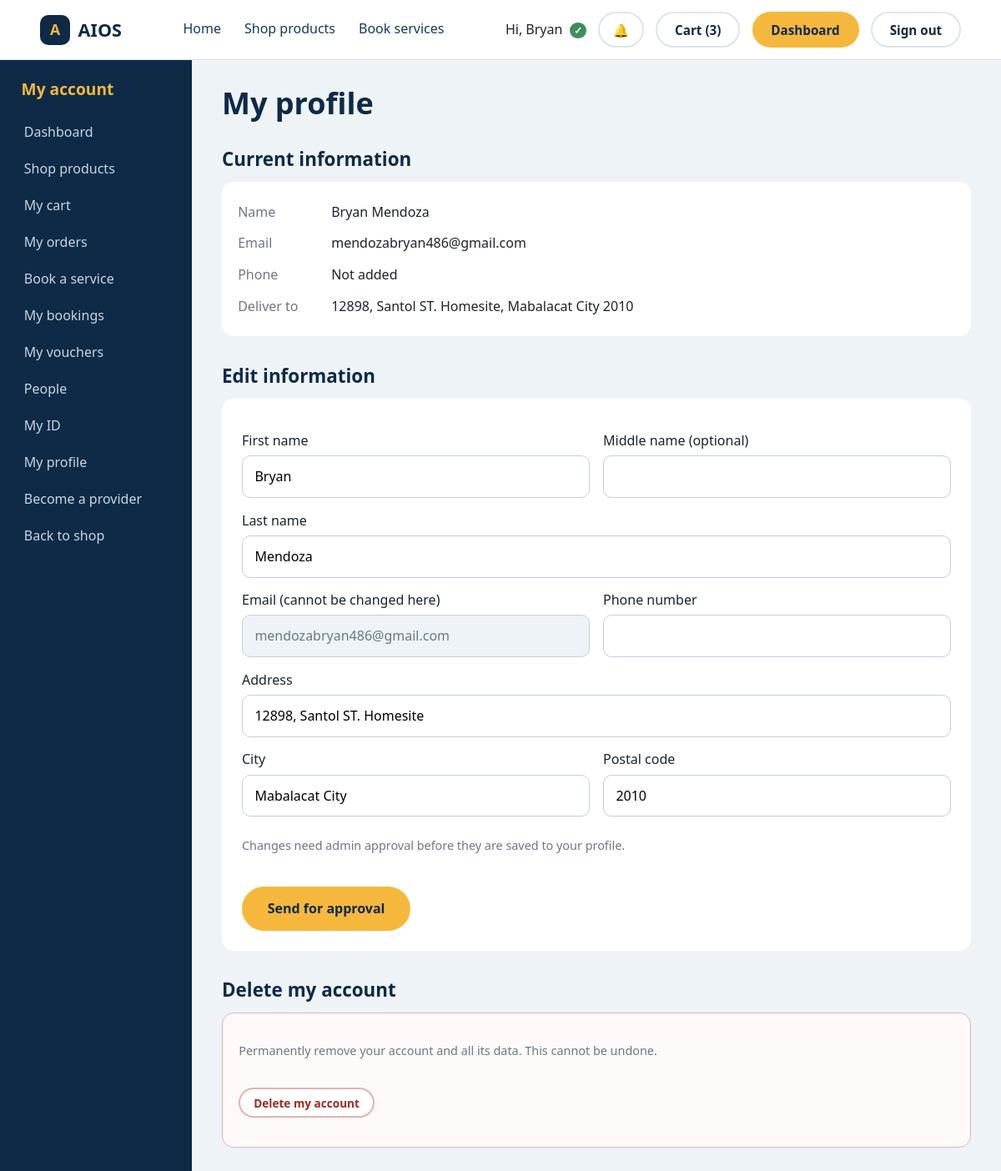
The app's page /profile.php (signed in) with its own data.
### tables this page shows
CREATE TABLE IF NOT EXISTS users (
  id            INT UNSIGNED AUTO_INCREMENT PRIMARY KEY,
  role          ENUM('admin','client','staff') NOT NULL DEFAULT 'client',
  staff_type    ENUM('service','product') NULL,           
  first_name    VARCHAR(60)  NOT NULL,
  middle_name   VARCHAR(60)  NULL,
  last_name     VARCHAR(60)  NOT NULL,
  email         VARCHAR(120) NULL UNIQUE,
  phone         VARCHAR(20)  NULL UNIQUE,
  password_hash VARCHAR(255) NOT NULL,
  address       VARCHAR(255) NOT NULL,
  city          VARCHAR(80)  NOT NULL,
  postal_code   VARCHAR(12)  NULL,
  is_verified   TINYINT(1)   NOT NULL DEFAULT 0,
  photo         VARCHAR(200) NOT NULL DEFAULT '',         
  service_rate  DECIMAL(10,2) NULL,                       
  service_about VARCHAR(600) NOT NULL DEFAULT '',         
  id_doc_type   VARCHAR(20)  NOT NULL DEFAULT '',         
  id_doc_file   VARCHAR(200) NOT NULL DEFAULT '',         
  id_status     ENUM('pending','approved','rejected') NOT NULL DEFAULT 'approved',    
  id_reviewed_at DATETIME NULL,
  id_note       VARCHAR(200) NOT NULL DEFAULT '',         
  created_at    TIMESTAMP    NOT NULL DEFAULT CURRENT_TIMESTAMP
);

### profile.php (the view, shortened to what this page needs)
<?php
require_once __DIR__ . '/includes/bootstrap.php';
require_role('client');
$uid = $_SESSION['user_id'];
$me = db()->prepare('SELECT * FROM users WHERE id = ?');
$me->execute([$uid]);
$me = $me->fetch();
$errors = [];
$last = db()->prepare('SELECT * FROM profile_changes WHERE user_id = ? ORDER BY id DESC LIMIT 1');
$last->execute([$uid]);
$last = $last->fetch();
$pending = $last && $last['status'] === 'pending' ? $last : null;
$form = $errors ? $d : ($pending ?: $me);
$v = fn($k) => htmlspecialchars((string)($form[$k] ?? ''));
$show = fn($row) => htmlspecialchars(trim($row['first_name'] . ' ' . ($row['middle_name'] ?? '') . ' ' . $row['last_name']));
?>
<!DOCTYPE html>
<html lang="en">
<head>
  <link rel="stylesheet" href="css/style.css">
</head>
<body>
  <?php include __DIR__ . '/includes/topbar.php'; ?>
  <div class="dash">
    <?php include __DIR__ . '/includes/sidebar.php'; ?>
    <main class="dash-main">
      <h1>My profile</h1>
      <h2>Current information</h2>
      <div class="card profile">
        <p><strong>Name</strong><?= $show($me) ?></p>
        <p><strong>Email</strong><?= htmlspecialchars($me['email']) ?></p>
        <p><strong>Phone</strong><?= htmlspecialchars($me['phone'] ?: 'Not added') ?></p>
        <p><strong>Deliver to</strong><?= htmlspecialchars($me['address'] . ', ' . $me['city'] . ' ' . $me['postal_code']) ?></p>
      </div>
      <h2>Edit information</h2>
      <form class="card dash-form" method="post" novalidate>
        <div class="form-grid">
          <div><label for="first_name">First name</label><input id="first_name" name="first_name" value="<?= $v('first_name') ?>" required></div>
          <div><label for="middle_name">Middle name (optional)</label><input id="middle_name" name="middle_name" value="<?= $v('middle_name') ?>"></div>
          <div class="full"><label for="last_name">Last name</label><input id="last_name" name="last_name" value="<?= $v('last_name') ?>" required></div>
          <div><label for="email">Email (cannot be changed here)</label><input id="email" value="<?= htmlspecialchars($me['email']) ?>" disabled></div>
          <div><label for="phone">Phone number</label><input type="tel" id="phone" name="phone" value="<?= $v('phone') ?>"></div>
          <div class="full"><label for="address">Address</label><input id="address" name="address" value="<?= $v('address') ?>" required></div>
          <div><label for="city">City</label><input id="city" name="city" value="<?= $v('city') ?>" required></div>
          <div><label for="postal_code">Postal code</label><input id="postal_code" name="postal_code" value="<?= $v('postal_code') ?>"></div>
        </div>
        <p class="muted">Changes need admin approval before they are saved to your profile.</p>
        <button class="btn btn-primary btn-lg" type="submit">Send for approval</button>
      </form>
      <h2>Delete my account</h2>
      <div class="card danger-zone">
        <p class="muted">Permanently remove your account and all its data. This cannot be undone.</p>
        <p><a class="btn btn-small btn-reject" href="delete-account.php">Delete my account</a></p>
      </div>
    </main>
  </div>
</body>
</html>

### css/style.css (style rules this page uses)
:root { --navy: #0e2a47; --navy-2: #163a5f; --marigold: #f5b83d; --teal: #1f8a8a; --mist: #eef3f7; --ink: #1b2430; --muted: #6a7889; --white: #ffffff; --line: #dde5ec; --header-h: 72px; --font-head: 'Bricolage Grotesque', 'Segoe UI', sans-serif; --font-body: 'DM Sans', 'Segoe UI', sans-serif; }
*, *::before, *::after { box-sizing: border-box; }
html { scroll-behavior: smooth; scroll-padding-top: var(--header-h); }
body { margin: 0; font-family: var(--font-body); color: var(--ink); background: var(--white); line-height: 1.55; }
h1, h2, h3 { font-family: var(--font-head); margin: 0; line-height: 1.1; }
a { color: inherit; }
.muted { color: var(--muted); font-size: .9rem; }
.btn { display: inline-block; cursor: pointer; font: 700 .95rem var(--font-body); padding: .6rem 1.3rem; border-radius: 999px; border: 2px solid transparent; text-decoration: none; text-align: center; transition: transform .15s ease, background .15s ease; }
.btn-primary { background: var(--marigold); color: var(--navy); }
.btn-lg { padding: .85rem 1.8rem; font-size: 1rem; }
.btn-small { background: var(--navy); color: var(--white); padding: .4rem 1rem; font-size: .85rem; }
.form-grid { display: grid; grid-template-columns: 1fr 1fr; gap: 0 1rem; }
.form-grid .full { grid-column: 1 / -1; }
.dash { display: grid; grid-template-columns: 230px minmax(0, 1fr); min-height: calc(100vh - var(--header-h)); background: var(--mist); }
.dash-main { padding: 2rem clamp(1rem, 3vw, 2.5rem) 3rem; }
.dash-main h1 { font-size: clamp(1.7rem, 3vw, 2.3rem); color: var(--navy); margin-bottom: 1.2rem; }
.dash-main h2 { font-size: 1.4rem; color: var(--navy); margin: 2.2rem 0 .9rem; }
.card { background: var(--white); border-radius: 14px; padding: 1.2rem; display: flex; flex-direction: column; gap: .2rem; }
.profile p { margin: .3rem 0; display: flex; gap: 1rem; }
.profile strong { min-width: 6rem; color: var(--muted); font-weight: 500; }
.dash-form { padding: 1.5rem; gap: .6rem; }
.dash-form label { display: block; font-weight: 500; margin: .9rem 0 .35rem; }
.dash-form input { width: 100%; padding: .75rem .9rem; font: inherit; border: 1px solid #c3cfda; border-radius: 10px; background: var(--white); }
.dash-form input:disabled { background: var(--mist); color: var(--muted); }
.dash-form .btn { align-self: flex-start; margin-top: .8rem; }
.btn-reject { background: #fff; color: #9b2c22; border-color: #e3b3ae; }
.danger-zone { border: 1px solid #e3b3ae; background: #fffafa; }

### records on screen
users: $show($me) "Bryan Mendoza", email "mendozabryan486@gmail.com", phone "Not added", address+city+postal_code "12898, Santol ST. Homesite, Mabalacat City 2010", first_name "Bryan", last_name "Mendoza", address "12898, Santol ST. Homesite", city "Mabalacat City", postal_code "2010"

### other values on screen
SITE_NAME "AIOS"
$_SESSION['user'] "Bryan"
cart_count() "3"
$panelTitle "My account"
$menuLabel "Dashboard"
$menuLabel "Shop products"
$menuLabel "My cart"
$menuLabel "My orders"
$menuLabel "Book a service"
$menuLabel "My bookings"
$menuLabel "My vouchers"
$menuLabel "People"
$menuLabel "My ID"
$menuLabel "My profile"
$menuLabel "Become a provider"
